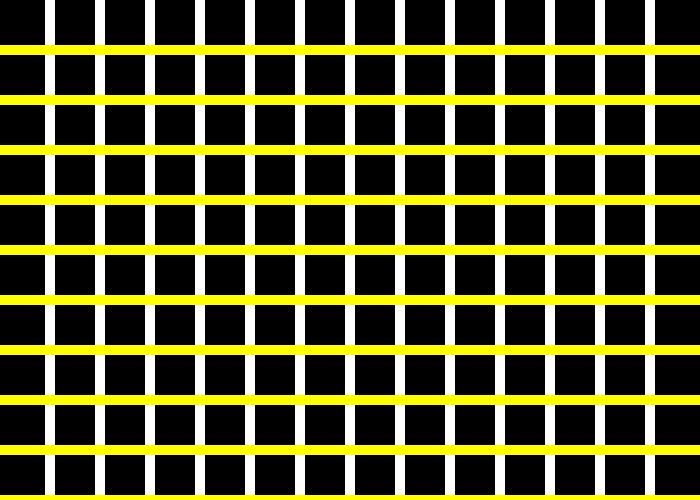
Frame 1 (no input)
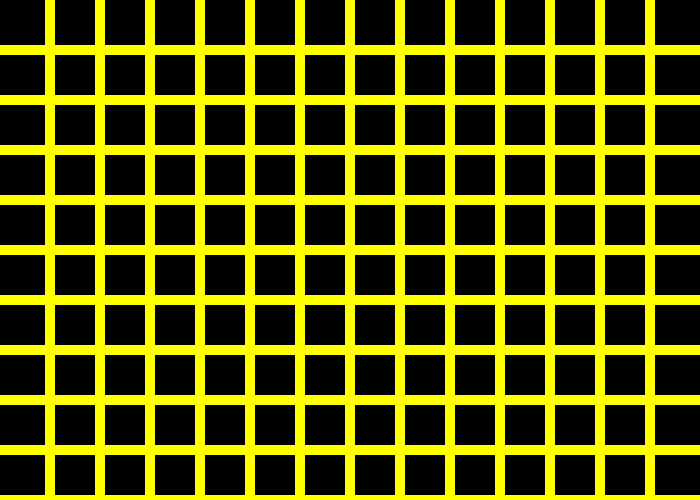
Frame 60 (the mouse pressed at the canvas centre just before this capture)
Frame 120 (the mouse held since frame 60 and released just before this capture): identical to frame 60, image omitted

The Processing sketch that drew these frames (run headless with seeded random() and noise(); from frame 60 on, the mouse is pressed at the canvas centre):

// Processing sketch: i5
// ── i5.pde
int i = 150;
float var = 0;

void setup() {
  size(700,500);
   rectMode( CENTER );
  noStroke();
  smooth();
  frameRate(350);
}

void draw() {
  background(0);
  for (int k = 20;k<700;k++){
    if(k%50==0){
      rect(k, 0,10,1000);
      k+=30;
    }    
  }
  fill(255,255,0);
  rotate(PI/2.0);
  for (int k = 20;k<700;k++){
    if(k%50==0){
      rect(k, 0,10,1400);
      k+=30;
    }    
  }
}
